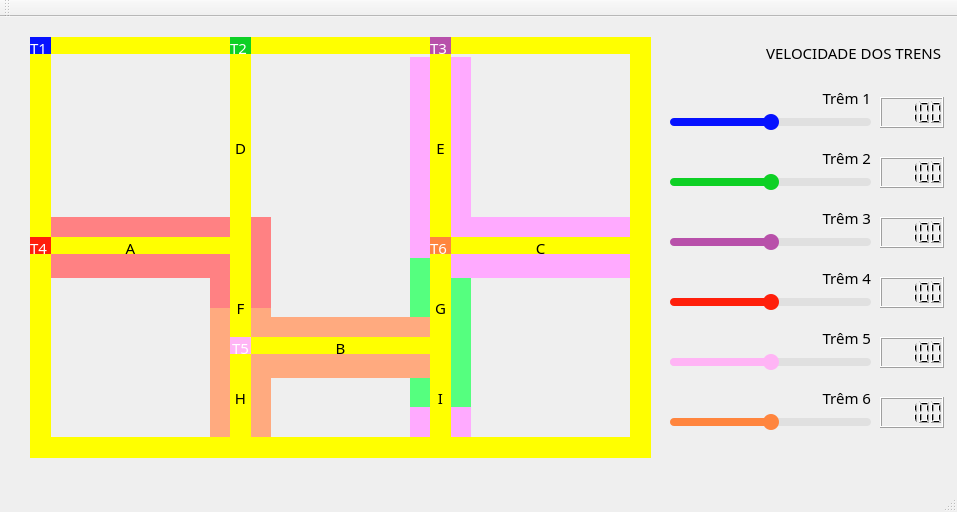
<?xml version="1.0" encoding="UTF-8"?>
<ui version="4.0">
 <class>MainWindow</class>
 <widget class="QMainWindow" name="MainWindow">
  <property name="geometry">
   <rect>
    <x>0</x>
    <y>0</y>
    <width>957</width>
    <height>512</height>
   </rect>
  </property>
  <property name="windowTitle">
   <string>MainWindow</string>
  </property>
  <widget class="QWidget" name="centralWidget">
   <widget class="QLabel" name="labelTrem1">
    <property name="geometry">
     <rect>
      <x>30</x>
      <y>20</y>
      <width>21</width>
      <height>17</height>
     </rect>
    </property>
    <property name="font">
     <font>
      <family>Ubuntu Light</family>
      <pointsize>11</pointsize>
     </font>
    </property>
    <property name="styleSheet">
     <string notr="true">QLabel { background: rgb(6, 18, 255)}</string>
    </property>
    <property name="text">
     <string>&lt;html&gt;&lt;head/&gt;&lt;body&gt;&lt;p&gt;&lt;span style=&quot; color:#ffffff;&quot;&gt;T1&lt;/span&gt;&lt;/p&gt;&lt;/body&gt;&lt;/html&gt;</string>
    </property>
   </widget>
   <widget class="QLabel" name="labelTrilho1">
    <property name="geometry">
     <rect>
      <x>50</x>
      <y>20</y>
      <width>181</width>
      <height>17</height>
     </rect>
    </property>
    <property name="styleSheet">
     <string notr="true">QLabel { background: yellow}</string>
    </property>
    <property name="text">
     <string/>
    </property>
   </widget>
   <widget class="QLabel" name="labelTrilho10">
    <property name="geometry">
     <rect>
      <x>30</x>
      <y>20</y>
      <width>21</width>
      <height>211</height>
     </rect>
    </property>
    <property name="styleSheet">
     <string notr="true">QLabel { background: yellow}</string>
    </property>
    <property name="text">
     <string/>
    </property>
   </widget>
   <widget class="QLabel" name="labelTrem2">
    <property name="geometry">
     <rect>
      <x>230</x>
      <y>20</y>
      <width>21</width>
      <height>17</height>
     </rect>
    </property>
    <property name="font">
     <font>
      <family>Ubuntu Light</family>
      <pointsize>11</pointsize>
     </font>
    </property>
    <property name="styleSheet">
     <string notr="true">QLabel { background: rgb(14, 208, 37)}</string>
    </property>
    <property name="text">
     <string>&lt;html&gt;&lt;head/&gt;&lt;body&gt;&lt;p&gt;&lt;span style=&quot; color:#ffffff;&quot;&gt;T2&lt;/span&gt;&lt;/p&gt;&lt;/body&gt;&lt;/html&gt;</string>
    </property>
   </widget>
   <widget class="QLabel" name="labelTrilho3">
    <property name="geometry">
     <rect>
      <x>50</x>
      <y>220</y>
      <width>181</width>
      <height>17</height>
     </rect>
    </property>
    <property name="styleSheet">
     <string notr="true">QLabel { background: yellow}</string>
    </property>
    <property name="text">
     <string/>
    </property>
   </widget>
   <widget class="QLabel" name="labelTrilho4">
    <property name="geometry">
     <rect>
      <x>50</x>
      <y>420</y>
      <width>181</width>
      <height>21</height>
     </rect>
    </property>
    <property name="styleSheet">
     <string notr="true">QLabel { background: yellow}</string>
    </property>
    <property name="text">
     <string/>
    </property>
   </widget>
   <widget class="QLabel" name="labelTrilho2">
    <property name="geometry">
     <rect>
      <x>250</x>
      <y>20</y>
      <width>181</width>
      <height>17</height>
     </rect>
    </property>
    <property name="styleSheet">
     <string notr="true">QLabel { background: yellow}</string>
    </property>
    <property name="text">
     <string/>
    </property>
   </widget>
   <widget class="QLabel" name="labelTrilho11">
    <property name="geometry">
     <rect>
      <x>30</x>
      <y>230</y>
      <width>21</width>
      <height>211</height>
     </rect>
    </property>
    <property name="styleSheet">
     <string notr="true">QLabel { background: yellow}</string>
    </property>
    <property name="text">
     <string/>
    </property>
   </widget>
   <widget class="QLabel" name="labelTrilho12">
    <property name="geometry">
     <rect>
      <x>230</x>
      <y>20</y>
      <width>21</width>
      <height>211</height>
     </rect>
    </property>
    <property name="styleSheet">
     <string notr="true">QLabel { background: yellow}</string>
    </property>
    <property name="text">
     <string/>
    </property>
   </widget>
   <widget class="QLabel" name="labelTrilho14">
    <property name="geometry">
     <rect>
      <x>230</x>
      <y>230</y>
      <width>21</width>
      <height>211</height>
     </rect>
    </property>
    <property name="styleSheet">
     <string notr="true">QLabel { background: yellow}</string>
    </property>
    <property name="text">
     <string/>
    </property>
   </widget>
   <widget class="QLabel" name="labelTrilho15">
    <property name="geometry">
     <rect>
      <x>430</x>
      <y>20</y>
      <width>21</width>
      <height>211</height>
     </rect>
    </property>
    <property name="styleSheet">
     <string notr="true">QLabel { background: yellow}</string>
    </property>
    <property name="text">
     <string/>
    </property>
   </widget>
   <widget class="QLabel" name="labelTrilho16">
    <property name="geometry">
     <rect>
      <x>430</x>
      <y>230</y>
      <width>21</width>
      <height>211</height>
     </rect>
    </property>
    <property name="styleSheet">
     <string notr="true">QLabel { background: yellow}</string>
    </property>
    <property name="text">
     <string/>
    </property>
   </widget>
   <widget class="QLabel" name="labelTrilho5">
    <property name="geometry">
     <rect>
      <x>250</x>
      <y>320</y>
      <width>181</width>
      <height>17</height>
     </rect>
    </property>
    <property name="styleSheet">
     <string notr="true">QLabel { background: yellow}</string>
    </property>
    <property name="text">
     <string/>
    </property>
   </widget>
   <widget class="QLabel" name="labelTrilho6">
    <property name="geometry">
     <rect>
      <x>250</x>
      <y>420</y>
      <width>181</width>
      <height>21</height>
     </rect>
    </property>
    <property name="styleSheet">
     <string notr="true">QLabel { background: yellow}</string>
    </property>
    <property name="text">
     <string/>
    </property>
   </widget>
   <widget class="QLabel" name="labelTrilho7">
    <property name="geometry">
     <rect>
      <x>450</x>
      <y>20</y>
      <width>181</width>
      <height>17</height>
     </rect>
    </property>
    <property name="styleSheet">
     <string notr="true">QLabel { background: yellow}</string>
    </property>
    <property name="text">
     <string/>
    </property>
   </widget>
   <widget class="QLabel" name="labelTrilho17">
    <property name="geometry">
     <rect>
      <x>630</x>
      <y>20</y>
      <width>21</width>
      <height>211</height>
     </rect>
    </property>
    <property name="styleSheet">
     <string notr="true">QLabel { background: yellow}</string>
    </property>
    <property name="text">
     <string/>
    </property>
   </widget>
   <widget class="QLabel" name="labelTrilho18">
    <property name="geometry">
     <rect>
      <x>630</x>
      <y>230</y>
      <width>21</width>
      <height>211</height>
     </rect>
    </property>
    <property name="styleSheet">
     <string notr="true">QLabel { background: yellow}</string>
    </property>
    <property name="text">
     <string/>
    </property>
   </widget>
   <widget class="QLabel" name="labelTrilho8">
    <property name="geometry">
     <rect>
      <x>450</x>
      <y>420</y>
      <width>181</width>
      <height>21</height>
     </rect>
    </property>
    <property name="styleSheet">
     <string notr="true">QLabel { background: yellow}</string>
    </property>
    <property name="text">
     <string/>
    </property>
   </widget>
   <widget class="QLabel" name="labelTrilho9">
    <property name="geometry">
     <rect>
      <x>450</x>
      <y>220</y>
      <width>181</width>
      <height>17</height>
     </rect>
    </property>
    <property name="styleSheet">
     <string notr="true">QLabel { background: yellow}</string>
    </property>
    <property name="text">
     <string/>
    </property>
   </widget>
   <widget class="QLabel" name="labelTrem3">
    <property name="geometry">
     <rect>
      <x>430</x>
      <y>20</y>
      <width>21</width>
      <height>17</height>
     </rect>
    </property>
    <property name="font">
     <font>
      <family>Ubuntu Light</family>
      <pointsize>11</pointsize>
     </font>
    </property>
    <property name="styleSheet">
     <string notr="true">QLabel { background: rgb(184, 80, 170)}</string>
    </property>
    <property name="text">
     <string>&lt;html&gt;&lt;head/&gt;&lt;body&gt;&lt;p&gt;&lt;span style=&quot; color:#ffffff;&quot;&gt;T3&lt;/span&gt;&lt;/p&gt;&lt;/body&gt;&lt;/html&gt;</string>
    </property>
   </widget>
   <widget class="QLabel" name="labelTrem4">
    <property name="geometry">
     <rect>
      <x>30</x>
      <y>220</y>
      <width>21</width>
      <height>17</height>
     </rect>
    </property>
    <property name="font">
     <font>
      <family>Ubuntu Light</family>
      <pointsize>11</pointsize>
     </font>
    </property>
    <property name="styleSheet">
     <string notr="true">QLabel { background: rgb(255, 31, 11)}</string>
    </property>
    <property name="text">
     <string>&lt;html&gt;&lt;head/&gt;&lt;body&gt;&lt;p&gt;&lt;span style=&quot; color:#ffffff;&quot;&gt;T4&lt;/span&gt;&lt;/p&gt;&lt;/body&gt;&lt;/html&gt;</string>
    </property>
   </widget>
   <widget class="QLabel" name="labelTrem5">
    <property name="geometry">
     <rect>
      <x>230</x>
      <y>320</y>
      <width>21</width>
      <height>17</height>
     </rect>
    </property>
    <property name="font">
     <font>
      <family>Ubuntu Light</family>
      <pointsize>11</pointsize>
      <italic>false</italic>
      <bold>false</bold>
     </font>
    </property>
    <property name="autoFillBackground">
     <bool>false</bool>
    </property>
    <property name="styleSheet">
     <string notr="true">QLabel { background: rgb(255, 180, 245)}</string>
    </property>
    <property name="text">
     <string>&lt;html&gt;&lt;head/&gt;&lt;body&gt;&lt;p&gt;&lt;span style=&quot; color:#ffffff;&quot;&gt;T5&lt;/span&gt;&lt;/p&gt;&lt;/body&gt;&lt;/html&gt;</string>
    </property>
    <property name="scaledContents">
     <bool>false</bool>
    </property>
    <property name="alignment">
     <set>Qt::AlignCenter</set>
    </property>
   </widget>
   <widget class="QLabel" name="labelTrem6">
    <property name="geometry">
     <rect>
      <x>430</x>
      <y>220</y>
      <width>21</width>
      <height>17</height>
     </rect>
    </property>
    <property name="font">
     <font>
      <family>Ubuntu Light</family>
      <pointsize>11</pointsize>
     </font>
    </property>
    <property name="styleSheet">
     <string notr="true">QLabel { background: rgb(255, 133, 62)}</string>
    </property>
    <property name="text">
     <string>&lt;html&gt;&lt;head/&gt;&lt;body&gt;&lt;p&gt;&lt;span style=&quot; color:#ffffff;&quot;&gt;T6&lt;/span&gt;&lt;/p&gt;&lt;/body&gt;&lt;/html&gt;</string>
    </property>
   </widget>
   <widget class="QSlider" name="sliderVelTrem1">
    <property name="geometry">
     <rect>
      <x>670</x>
      <y>90</y>
      <width>201</width>
      <height>31</height>
     </rect>
    </property>
    <property name="minimumSize">
     <size>
      <width>201</width>
      <height>0</height>
     </size>
    </property>
    <property name="styleSheet">
     <string notr="true">QSlider::groove:horizontal {
    background: #e0e0e0;
    height: 8px;
    border-radius: 4px;
}
QSlider::handle:horizontal {
    background: rgb(6, 18, 255);
    width: 16px;
    margin-top: -4px;
    margin-bottom: -4px;
    border-radius: 8px;
}
QSlider::sub-page:horizontal {
    background: rgb(6, 18, 255);
    border-radius: 4px;
}
</string>
    </property>
    <property name="minimum">
     <number>0</number>
    </property>
    <property name="maximum">
     <number>200</number>
    </property>
    <property name="value">
     <number>100</number>
    </property>
    <property name="orientation">
     <enum>Qt::Horizontal</enum>
    </property>
   </widget>
   <widget class="QLabel" name="label">
    <property name="geometry">
     <rect>
      <x>820</x>
      <y>70</y>
      <width>51</width>
      <height>21</height>
     </rect>
    </property>
    <property name="font">
     <font>
      <family>Ubuntu Light</family>
      <pointsize>11</pointsize>
     </font>
    </property>
    <property name="text">
     <string>Trêm 1</string>
    </property>
    <property name="textFormat">
     <enum>Qt::AutoText</enum>
    </property>
    <property name="alignment">
     <set>Qt::AlignRight|Qt::AlignTrailing|Qt::AlignVCenter</set>
    </property>
   </widget>
   <widget class="QLabel" name="label_2">
    <property name="geometry">
     <rect>
      <x>820</x>
      <y>130</y>
      <width>51</width>
      <height>21</height>
     </rect>
    </property>
    <property name="font">
     <font>
      <family>Ubuntu Light</family>
      <pointsize>11</pointsize>
     </font>
    </property>
    <property name="text">
     <string>Trêm 2</string>
    </property>
    <property name="textFormat">
     <enum>Qt::AutoText</enum>
    </property>
    <property name="alignment">
     <set>Qt::AlignRight|Qt::AlignTrailing|Qt::AlignVCenter</set>
    </property>
   </widget>
   <widget class="QSlider" name="sliderVelTrem2">
    <property name="geometry">
     <rect>
      <x>670</x>
      <y>150</y>
      <width>201</width>
      <height>31</height>
     </rect>
    </property>
    <property name="styleSheet">
     <string notr="true">QSlider::groove:horizontal {
    background: #e0e0e0;
    height: 8px;
    border-radius: 4px;
}
QSlider::handle:horizontal {
    background: rgb(14, 208, 37);
    width: 16px;
    margin-top: -4px;
    margin-bottom: -4px;
    border-radius: 8px;
}
QSlider::sub-page:horizontal {
    background: rgb(14, 208, 37);
    border-radius: 4px;
}
</string>
    </property>
    <property name="maximum">
     <number>200</number>
    </property>
    <property name="value">
     <number>100</number>
    </property>
    <property name="orientation">
     <enum>Qt::Horizontal</enum>
    </property>
   </widget>
   <widget class="QLabel" name="label_3">
    <property name="geometry">
     <rect>
      <x>820</x>
      <y>250</y>
      <width>51</width>
      <height>21</height>
     </rect>
    </property>
    <property name="font">
     <font>
      <family>Ubuntu Light</family>
      <pointsize>11</pointsize>
     </font>
    </property>
    <property name="text">
     <string>Trêm 4</string>
    </property>
    <property name="textFormat">
     <enum>Qt::AutoText</enum>
    </property>
    <property name="alignment">
     <set>Qt::AlignRight|Qt::AlignTrailing|Qt::AlignVCenter</set>
    </property>
   </widget>
   <widget class="QLabel" name="label_4">
    <property name="geometry">
     <rect>
      <x>820</x>
      <y>190</y>
      <width>51</width>
      <height>21</height>
     </rect>
    </property>
    <property name="font">
     <font>
      <family>Ubuntu Light</family>
      <pointsize>11</pointsize>
     </font>
    </property>
    <property name="text">
     <string>Trêm 3</string>
    </property>
    <property name="textFormat">
     <enum>Qt::AutoText</enum>
    </property>
    <property name="alignment">
     <set>Qt::AlignRight|Qt::AlignTrailing|Qt::AlignVCenter</set>
    </property>
   </widget>
   <widget class="QSlider" name="sliderVelTrem3">
    <property name="geometry">
     <rect>
      <x>670</x>
      <y>210</y>
      <width>201</width>
      <height>31</height>
     </rect>
    </property>
    <property name="styleSheet">
     <string notr="true">QSlider::groove:horizontal {
    background: #e0e0e0;
    height: 8px;
    border-radius: 4px;
}
QSlider::handle:horizontal {
    background:rgb(184, 80, 170);
    width: 16px;
    margin-top: -4px;
    margin-bottom: -4px;
    border-radius: 8px;
}
QSlider::sub-page:horizontal {
    background: rgb(184, 80, 170);
    border-radius: 4px;
}
</string>
    </property>
    <property name="maximum">
     <number>200</number>
    </property>
    <property name="value">
     <number>100</number>
    </property>
    <property name="orientation">
     <enum>Qt::Horizontal</enum>
    </property>
   </widget>
   <widget class="QSlider" name="sliderVelTrem4">
    <property name="geometry">
     <rect>
      <x>670</x>
      <y>270</y>
      <width>201</width>
      <height>31</height>
     </rect>
    </property>
    <property name="styleSheet">
     <string notr="true">QSlider::groove:horizontal {
    background: #e0e0e0;
    height: 8px;
    border-radius: 4px;
}
QSlider::handle:horizontal {
    background: rgb(255, 31, 11);
    width: 16px;
    margin-top: -4px;
    margin-bottom: -4px;
    border-radius: 8px;
}
QSlider::sub-page:horizontal {
    background: rgb(255, 31, 11);
    border-radius: 4px;
}
</string>
    </property>
    <property name="maximum">
     <number>200</number>
    </property>
    <property name="value">
     <number>100</number>
    </property>
    <property name="orientation">
     <enum>Qt::Horizontal</enum>
    </property>
   </widget>
   <widget class="QSlider" name="sliderVelTrem5">
    <property name="geometry">
     <rect>
      <x>670</x>
      <y>330</y>
      <width>201</width>
      <height>31</height>
     </rect>
    </property>
    <property name="styleSheet">
     <string notr="true">QSlider::groove:horizontal {
    background: #e0e0e0;
    height: 8px;
    border-radius: 4px;
}
QSlider::handle:horizontal {
    background: rgb(255, 180, 245);
    width: 16px;
    margin-top: -4px;
    margin-bottom: -4px;
    border-radius: 8px;
}
QSlider::sub-page:horizontal {
    background: rgb(255, 180, 245);
    border-radius: 4px;
}
</string>
    </property>
    <property name="maximum">
     <number>200</number>
    </property>
    <property name="value">
     <number>100</number>
    </property>
    <property name="orientation">
     <enum>Qt::Horizontal</enum>
    </property>
   </widget>
   <widget class="QSlider" name="sliderVelTrem6">
    <property name="geometry">
     <rect>
      <x>670</x>
      <y>390</y>
      <width>201</width>
      <height>31</height>
     </rect>
    </property>
    <property name="styleSheet">
     <string notr="true">QSlider::groove:horizontal {
    background: #e0e0e0;
    height: 8px;
    border-radius: 4px;
}
QSlider::handle:horizontal {
    background:rgb(255, 133, 62);
    width: 16px;
    margin-top: -4px;
    margin-bottom: -4px;
    border-radius: 8px;
}
QSlider::sub-page:horizontal {
    background: rgb(255, 133, 62);
    border-radius: 4px;
}
</string>
    </property>
    <property name="maximum">
     <number>200</number>
    </property>
    <property name="value">
     <number>100</number>
    </property>
    <property name="orientation">
     <enum>Qt::Horizontal</enum>
    </property>
   </widget>
   <widget class="QLabel" name="label_5">
    <property name="geometry">
     <rect>
      <x>820</x>
      <y>370</y>
      <width>51</width>
      <height>21</height>
     </rect>
    </property>
    <property name="font">
     <font>
      <family>Ubuntu Light</family>
      <pointsize>11</pointsize>
     </font>
    </property>
    <property name="text">
     <string>Trêm 6</string>
    </property>
    <property name="textFormat">
     <enum>Qt::AutoText</enum>
    </property>
    <property name="alignment">
     <set>Qt::AlignRight|Qt::AlignTrailing|Qt::AlignVCenter</set>
    </property>
   </widget>
   <widget class="QLabel" name="label_6">
    <property name="geometry">
     <rect>
      <x>820</x>
      <y>310</y>
      <width>51</width>
      <height>21</height>
     </rect>
    </property>
    <property name="font">
     <font>
      <family>Ubuntu Light</family>
      <pointsize>11</pointsize>
     </font>
    </property>
    <property name="text">
     <string>Trêm 5</string>
    </property>
    <property name="textFormat">
     <enum>Qt::AutoText</enum>
    </property>
    <property name="alignment">
     <set>Qt::AlignRight|Qt::AlignTrailing|Qt::AlignVCenter</set>
    </property>
   </widget>
   <widget class="QLCDNumber" name="lcdNumber">
    <property name="geometry">
     <rect>
      <x>880</x>
      <y>80</y>
      <width>64</width>
      <height>31</height>
     </rect>
    </property>
    <property name="intValue" stdset="0">
     <number>100</number>
    </property>
   </widget>
   <widget class="QLCDNumber" name="lcdNumber_2">
    <property name="geometry">
     <rect>
      <x>880</x>
      <y>140</y>
      <width>64</width>
      <height>31</height>
     </rect>
    </property>
    <property name="intValue" stdset="0">
     <number>100</number>
    </property>
   </widget>
   <widget class="QLCDNumber" name="lcdNumber_3">
    <property name="geometry">
     <rect>
      <x>880</x>
      <y>200</y>
      <width>64</width>
      <height>31</height>
     </rect>
    </property>
    <property name="intValue" stdset="0">
     <number>100</number>
    </property>
   </widget>
   <widget class="QLCDNumber" name="lcdNumber_4">
    <property name="geometry">
     <rect>
      <x>880</x>
      <y>260</y>
      <width>64</width>
      <height>31</height>
     </rect>
    </property>
    <property name="intValue" stdset="0">
     <number>100</number>
    </property>
   </widget>
   <widget class="QLCDNumber" name="lcdNumber_5">
    <property name="geometry">
     <rect>
      <x>880</x>
      <y>320</y>
      <width>64</width>
      <height>31</height>
     </rect>
    </property>
    <property name="intValue" stdset="0">
     <number>100</number>
    </property>
   </widget>
   <widget class="QLCDNumber" name="lcdNumber_6">
    <property name="geometry">
     <rect>
      <x>880</x>
      <y>380</y>
      <width>64</width>
      <height>31</height>
     </rect>
    </property>
    <property name="intValue" stdset="0">
     <number>100</number>
    </property>
   </widget>
   <widget class="QLabel" name="label_7">
    <property name="geometry">
     <rect>
      <x>710</x>
      <y>20</y>
      <width>231</width>
      <height>31</height>
     </rect>
    </property>
    <property name="font">
     <font>
      <family>Ubuntu Light</family>
      <pointsize>11</pointsize>
     </font>
    </property>
    <property name="layoutDirection">
     <enum>Qt::LeftToRight</enum>
    </property>
    <property name="text">
     <string>VELOCIDADE DOS TRENS</string>
    </property>
    <property name="textFormat">
     <enum>Qt::PlainText</enum>
    </property>
    <property name="alignment">
     <set>Qt::AlignRight|Qt::AlignTrailing|Qt::AlignVCenter</set>
    </property>
   </widget>
   <widget class="QLabel" name="label_11">
    <property name="geometry">
     <rect>
      <x>230</x>
      <y>120</y>
      <width>21</width>
      <height>21</height>
     </rect>
    </property>
    <property name="font">
     <font>
      <family>Ubuntu Light</family>
      <pointsize>11</pointsize>
      <italic>false</italic>
     </font>
    </property>
    <property name="frameShadow">
     <enum>QFrame::Raised</enum>
    </property>
    <property name="text">
     <string>D</string>
    </property>
    <property name="alignment">
     <set>Qt::AlignCenter</set>
    </property>
   </widget>
   <widget class="QLabel" name="label_13">
    <property name="geometry">
     <rect>
      <x>120</x>
      <y>220</y>
      <width>21</width>
      <height>21</height>
     </rect>
    </property>
    <property name="font">
     <font>
      <family>Ubuntu Light</family>
      <pointsize>11</pointsize>
      <italic>false</italic>
     </font>
    </property>
    <property name="frameShadow">
     <enum>QFrame::Raised</enum>
    </property>
    <property name="text">
     <string>A</string>
    </property>
    <property name="alignment">
     <set>Qt::AlignCenter</set>
    </property>
   </widget>
   <widget class="QLabel" name="label_14">
    <property name="geometry">
     <rect>
      <x>330</x>
      <y>320</y>
      <width>21</width>
      <height>21</height>
     </rect>
    </property>
    <property name="font">
     <font>
      <family>Ubuntu Light</family>
      <pointsize>11</pointsize>
      <italic>false</italic>
     </font>
    </property>
    <property name="frameShadow">
     <enum>QFrame::Raised</enum>
    </property>
    <property name="text">
     <string>B</string>
    </property>
    <property name="alignment">
     <set>Qt::AlignCenter</set>
    </property>
   </widget>
   <widget class="QLabel" name="label_15">
    <property name="geometry">
     <rect>
      <x>530</x>
      <y>220</y>
      <width>21</width>
      <height>21</height>
     </rect>
    </property>
    <property name="font">
     <font>
      <family>Ubuntu Light</family>
      <pointsize>11</pointsize>
      <italic>false</italic>
     </font>
    </property>
    <property name="frameShadow">
     <enum>QFrame::Raised</enum>
    </property>
    <property name="text">
     <string>C</string>
    </property>
    <property name="alignment">
     <set>Qt::AlignCenter</set>
    </property>
   </widget>
   <widget class="QLabel" name="label_12">
    <property name="geometry">
     <rect>
      <x>430</x>
      <y>120</y>
      <width>21</width>
      <height>21</height>
     </rect>
    </property>
    <property name="font">
     <font>
      <family>Ubuntu Light</family>
      <pointsize>11</pointsize>
      <italic>false</italic>
     </font>
    </property>
    <property name="frameShadow">
     <enum>QFrame::Raised</enum>
    </property>
    <property name="text">
     <string>E</string>
    </property>
    <property name="alignment">
     <set>Qt::AlignCenter</set>
    </property>
   </widget>
   <widget class="QLabel" name="label_16">
    <property name="geometry">
     <rect>
      <x>230</x>
      <y>280</y>
      <width>21</width>
      <height>21</height>
     </rect>
    </property>
    <property name="font">
     <font>
      <family>Ubuntu Light</family>
      <pointsize>11</pointsize>
      <italic>false</italic>
     </font>
    </property>
    <property name="frameShadow">
     <enum>QFrame::Raised</enum>
    </property>
    <property name="text">
     <string>F</string>
    </property>
    <property name="alignment">
     <set>Qt::AlignCenter</set>
    </property>
   </widget>
   <widget class="QLabel" name="label_17">
    <property name="geometry">
     <rect>
      <x>430</x>
      <y>280</y>
      <width>21</width>
      <height>21</height>
     </rect>
    </property>
    <property name="font">
     <font>
      <family>Ubuntu Light</family>
      <pointsize>11</pointsize>
      <italic>false</italic>
     </font>
    </property>
    <property name="frameShadow">
     <enum>QFrame::Raised</enum>
    </property>
    <property name="text">
     <string>G</string>
    </property>
    <property name="alignment">
     <set>Qt::AlignCenter</set>
    </property>
   </widget>
   <widget class="QLabel" name="label_18">
    <property name="geometry">
     <rect>
      <x>230</x>
      <y>370</y>
      <width>21</width>
      <height>21</height>
     </rect>
    </property>
    <property name="font">
     <font>
      <family>Ubuntu Light</family>
      <pointsize>11</pointsize>
      <italic>false</italic>
     </font>
    </property>
    <property name="frameShadow">
     <enum>QFrame::Raised</enum>
    </property>
    <property name="text">
     <string>H</string>
    </property>
    <property name="alignment">
     <set>Qt::AlignCenter</set>
    </property>
   </widget>
   <widget class="QLabel" name="label_19">
    <property name="geometry">
     <rect>
      <x>430</x>
      <y>370</y>
      <width>21</width>
      <height>21</height>
     </rect>
    </property>
    <property name="font">
     <font>
      <family>Ubuntu Light</family>
      <pointsize>11</pointsize>
      <italic>false</italic>
     </font>
    </property>
    <property name="frameShadow">
     <enum>QFrame::Raised</enum>
    </property>
    <property name="text">
     <string>I</string>
    </property>
    <property name="alignment">
     <set>Qt::AlignCenter</set>
    </property>
   </widget>
   <widget class="QLabel" name="labelTrilho10_2">
    <property name="geometry">
     <rect>
      <x>30</x>
      <y>200</y>
      <width>241</width>
      <height>61</height>
     </rect>
    </property>
    <property name="styleSheet">
     <string notr="true">QLabel { background: #ff8183}</string>
    </property>
    <property name="text">
     <string/>
    </property>
   </widget>
   <widget class="QLabel" name="labelTrilho10_3">
    <property name="geometry">
     <rect>
      <x>210</x>
      <y>260</y>
      <width>61</width>
      <height>31</height>
     </rect>
    </property>
    <property name="styleSheet">
     <string notr="true">QLabel { background: #ff8183}</string>
    </property>
    <property name="text">
     <string/>
    </property>
   </widget>
   <widget class="QLabel" name="labelTrilho10_4">
    <property name="geometry">
     <rect>
      <x>210</x>
      <y>290</y>
      <width>61</width>
      <height>131</height>
     </rect>
    </property>
    <property name="styleSheet">
     <string notr="true">QLabel { background: rgb(255, 170, 127)}</string>
    </property>
    <property name="text">
     <string/>
    </property>
   </widget>
   <widget class="QLabel" name="labelTrilho10_5">
    <property name="geometry">
     <rect>
      <x>210</x>
      <y>300</y>
      <width>221</width>
      <height>61</height>
     </rect>
    </property>
    <property name="styleSheet">
     <string notr="true">QLabel { background: rgb(255, 170, 127)}</string>
    </property>
    <property name="text">
     <string/>
    </property>
   </widget>
   <widget class="QLabel" name="labelTrilho10_6">
    <property name="geometry">
     <rect>
      <x>410</x>
      <y>240</y>
      <width>61</width>
      <height>181</height>
     </rect>
    </property>
    <property name="styleSheet">
     <string notr="true">QLabel { background: rgb(85, 255, 127)}</string>
    </property>
    <property name="text">
     <string/>
    </property>
   </widget>
   <widget class="QLabel" name="labelTrilho10_7">
    <property name="geometry">
     <rect>
      <x>410</x>
      <y>40</y>
      <width>61</width>
      <height>201</height>
     </rect>
    </property>
    <property name="styleSheet">
     <string notr="true">QLabel { background: rgb(255, 170, 255)}</string>
    </property>
    <property name="text">
     <string/>
    </property>
   </widget>
   <widget class="QLabel" name="labelTrilho10_8">
    <property name="geometry">
     <rect>
      <x>450</x>
      <y>200</y>
      <width>181</width>
      <height>61</height>
     </rect>
    </property>
    <property name="styleSheet">
     <string notr="true">QLabel { background: rgb(255, 170, 255)}</string>
    </property>
    <property name="text">
     <string/>
    </property>
   </widget>
   <widget class="QLabel" name="labelTrilho10_9">
    <property name="geometry">
     <rect>
      <x>410</x>
      <y>390</y>
      <width>61</width>
      <height>31</height>
     </rect>
    </property>
    <property name="styleSheet">
     <string notr="true">QLabel { background: rgb(255, 170, 255)}</string>
    </property>
    <property name="text">
     <string/>
    </property>
   </widget>
   <zorder>labelTrilho10_6</zorder>
   <zorder>labelTrilho10_9</zorder>
   <zorder>labelTrilho10_8</zorder>
   <zorder>labelTrilho10_7</zorder>
   <zorder>labelTrilho10_5</zorder>
   <zorder>labelTrilho10_4</zorder>
   <zorder>labelTrilho10_3</zorder>
   <zorder>labelTrilho10_2</zorder>
   <zorder>labelTrilho16</zorder>
   <zorder>labelTrilho5</zorder>
   <zorder>labelTrilho14</zorder>
   <zorder>labelTrilho11</zorder>
   <zorder>labelTrilho10</zorder>
   <zorder>labelTrilho3</zorder>
   <zorder>labelTrilho2</zorder>
   <zorder>labelTrilho15</zorder>
   <zorder>labelTrilho12</zorder>
   <zorder>labelTrilho1</zorder>
   <zorder>labelTrilho4</zorder>
   <zorder>labelTrilho6</zorder>
   <zorder>labelTrilho7</zorder>
   <zorder>labelTrilho17</zorder>
   <zorder>labelTrilho18</zorder>
   <zorder>labelTrilho8</zorder>
   <zorder>labelTrilho9</zorder>
   <zorder>sliderVelTrem1</zorder>
   <zorder>label</zorder>
   <zorder>label_2</zorder>
   <zorder>sliderVelTrem2</zorder>
   <zorder>label_3</zorder>
   <zorder>label_4</zorder>
   <zorder>sliderVelTrem3</zorder>
   <zorder>sliderVelTrem4</zorder>
   <zorder>sliderVelTrem5</zorder>
   <zorder>sliderVelTrem6</zorder>
   <zorder>label_5</zorder>
   <zorder>label_6</zorder>
   <zorder>lcdNumber</zorder>
   <zorder>lcdNumber_2</zorder>
   <zorder>lcdNumber_3</zorder>
   <zorder>lcdNumber_4</zorder>
   <zorder>lcdNumber_5</zorder>
   <zorder>lcdNumber_6</zorder>
   <zorder>label_7</zorder>
   <zorder>label_11</zorder>
   <zorder>label_13</zorder>
   <zorder>label_14</zorder>
   <zorder>label_15</zorder>
   <zorder>label_12</zorder>
   <zorder>label_16</zorder>
   <zorder>label_17</zorder>
   <zorder>label_18</zorder>
   <zorder>label_19</zorder>
   <zorder>labelTrem1</zorder>
   <zorder>labelTrem2</zorder>
   <zorder>labelTrem3</zorder>
   <zorder>labelTrem4</zorder>
   <zorder>labelTrem5</zorder>
   <zorder>labelTrem6</zorder>
  </widget>
  <widget class="QMenuBar" name="menuBar">
   <property name="geometry">
    <rect>
     <x>0</x>
     <y>0</y>
     <width>957</width>
     <height>19</height>
    </rect>
   </property>
  </widget>
  <widget class="QToolBar" name="mainToolBar">
   <attribute name="toolBarArea">
    <enum>TopToolBarArea</enum>
   </attribute>
   <attribute name="toolBarBreak">
    <bool>false</bool>
   </attribute>
  </widget>
  <widget class="QStatusBar" name="statusBar"/>
 </widget>
 <layoutdefault spacing="6" margin="11"/>
 <resources/>
 <connections/>
</ui>
